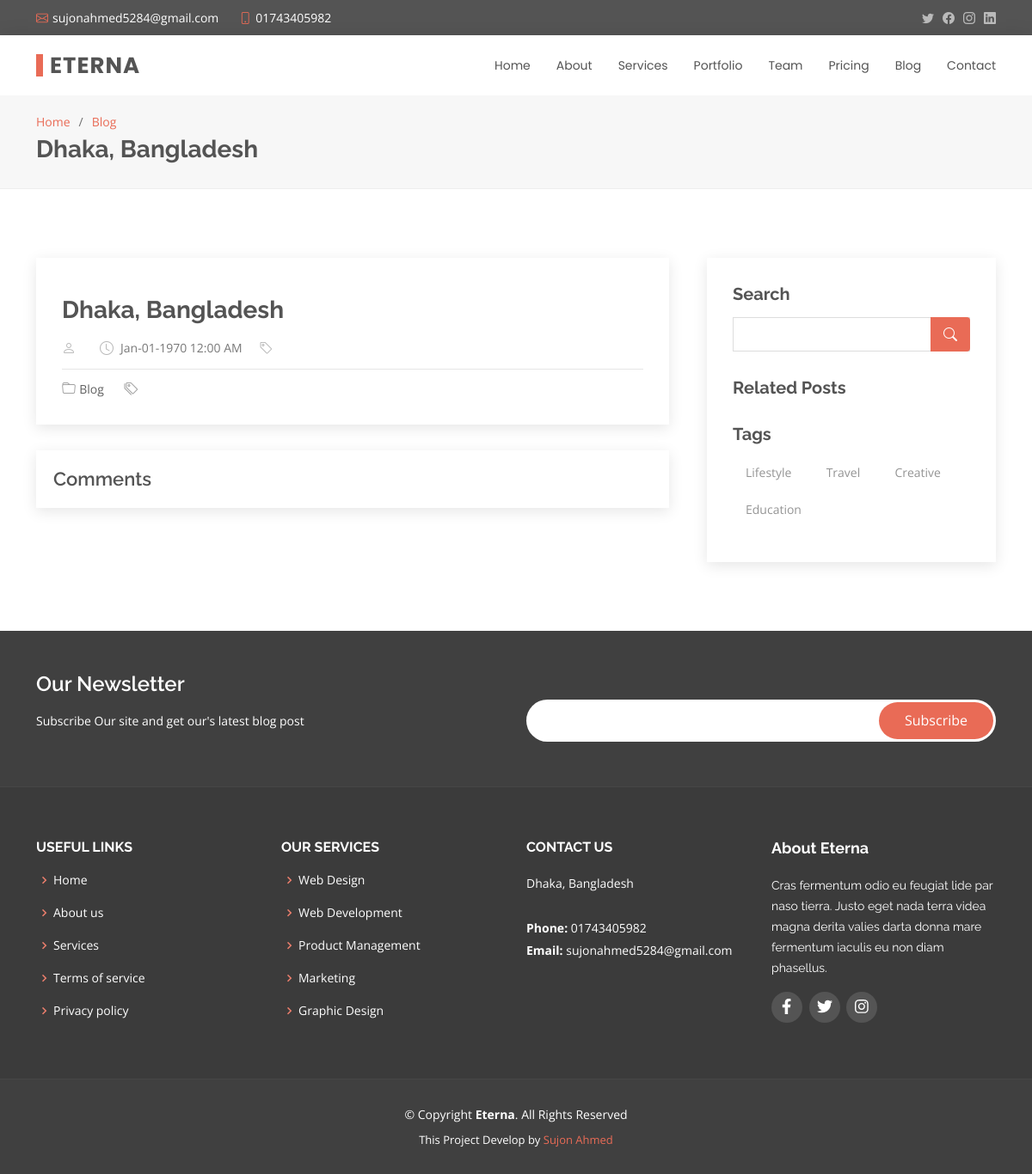
The page /blog-single.php on the database its author committed.
### tables this page shows
CREATE TABLE `address` (
  `address_id` int(11) NOT NULL,
  `address_title` varchar(255) NOT NULL,
  `map_link` varchar(500) NOT NULL,
  `address_created` datetime NOT NULL DEFAULT current_timestamp()
);

CREATE TABLE `blog_category` (
  `blog_cat_id` int(11) NOT NULL,
  `blog_cat_name` varchar(25) NOT NULL,
  `blog_cat_created_at` datetime NOT NULL DEFAULT current_timestamp()
);

CREATE TABLE `social` (
  `social_id` int(11) NOT NULL,
  `social_name` varchar(80) NOT NULL,
  `social_icon` varchar(50) NOT NULL,
  `social_link` varchar(255) NOT NULL,
  `social_created` datetime NOT NULL DEFAULT current_timestamp()
);

### admin/main.php (called while the page is built, shortened)
<?php
class Main
{
    protected $host = 'localhost';
    protected $user = 'root';
    protected $pass = '';
    protected $db = 'eterna';
    protected $con;
    public function __construct()
    {
        $this->con = new mysqli($this->host, $this->user, $this->pass, $this->db);
    }
    public function profile_retrives()
    {
        $this->sql = "SELECT * FROM `admin`";
        $this->result = $this->con->query($this->sql);
        if ($this->result == true) {
            return $this->result;
        } else {
            return false;
        }
    }
    public function get_cat()
    {
        $this->sql = "SELECT * FROM blog_category";
        $this->result = $this->con->query($this->sql);
        if ($this->result == true) {
            return $this->result;
        } else {
            return false;
        }
    }
    public function get_location()
    {
        $this->sql = "SELECT * FROM `address`";
        $this->result = $this->con->query($this->sql);
        if ($this->result == true) {
            return $this->result;
        } else {
            return false;
        }
    }
    public function get_social()
    {
        $this->sql = "SELECT * FROM `social`";
        $this->result = $this->con->query($this->sql);
        if ($this->result == true) {
            return $this->result;
        } else {
            return false;
        }
    }
}

### blog-single.php (the view, shortened to what this page needs)
<?php
  include 'font_header.php';
?>
  <main id="main">
    <section id="breadcrumbs" class="breadcrumbs">
      <div class="container">
        <ol>
          <li><a href="index.php">Home</a></li>
          <li><a href="blog.php">Blog</a></li>
        </ol>
        <h2><?php echo $title; ?></h2>
      </div>
    </section>
    <section id="blog" class="blog">
      <div class="container" data-aos="fade-up">
        <div class="row">
          <div class="col-lg-8 entries">
            <article class="entry entry-single">
              <div class="entry-img">
              </div>
              <h2 class="entry-title">
                <a href="blog-single.php?id=<?php echo $blog_id; ?>"><?php echo $title; ?></a>
              </h2>
              <div class="entry-meta">
                <ul>
                  <li class="d-flex align-items-center"><i class="bi bi-person"></i><a href="blog-single.php?id=<?php echo $blog_id; ?>"><?php echo $admin; ?></a></li>
                  <li class="d-flex align-items-center"><i class="bi bi-clock"></i><a href="blog-single.php?id=<?php echo $blog_id;?>"><?php echo date('M-d-Y h:i A',strtotime($blog_created)); ?></a></li>
                  <li class="d-flex align-items-center"><i class="bi bi-tag"></i><a href="blog-single.php?id=<?php echo $blog_id;?>"><?php echo $blog_cat; ?></a></li>
                </ul>
              </div>
              <div class="entry-footer">
                <i class="bi bi-folder"></i>
                <ul class="cats">
                  <li><a href="blog-single.php?id=<?php echo $blog_id;?>">Blog</a></li>
                </ul>
                <i class="bi bi-tags"></i>
              </div>
            </article>
            <div class="blog-author">
              <div>
                <h4>Comments</h4>
              </div>
            </div>
          </div>
          <div class="col-lg-4">
            <div class="sidebar">
              <h3 class="sidebar-title">Search</h3>
              <div class="sidebar-item search-form">
                <form action="">
                  <input type="text">
                  <button type="submit"><i class="bi bi-search"></i></button>
                </form>
              </div>
              <h3 class="sidebar-title">Related Posts</h3>
              <h3 class="sidebar-title">Tags</h3>
              <div class="sidebar-item tags">
                <ul>
                  <?php
                    if($get_blog_category->num_rows > 0){
                      while($cat = $get_blog_category->fetch_object()){
                        ?>
                          <li><a href="cat_wise_post.php?id=<?php echo $cat->blog_cat_id; ?>"><?php echo $cat->blog_cat_name; ?></a></li>
                        <?php
                      }
                    }
                  ?>
                </ul>
              </div>
            </div>
          </div>
        </div>
      </div>
    </section>
  </main>
  <?php include 'font_footer.php'; ?>

### font_header.php (shortened to what this page needs)
<?php
include 'admin/main.php';
$obj = new Main();
$email = $obj->profile_retrives();
if ($email->num_rows > 0) {
  while ($row = $email->fetch_object()) {
    $admin_email = $row->admin_email;
    $admin_phone = $row->admin_phone;
  }
}
$get_blog_category = $obj->get_cat();
$get_location = $obj->get_location();
if ($get_location->num_rows > 0) {
  while ($row = $get_location->fetch_object()) {
    $title = $row->address_title;
  }
}
$get_social_media = $obj->get_social();
?>
<!DOCTYPE html>
<html lang="en">
<head>
  <link href="assets/vendor/animate.css/animate.min.css" rel="stylesheet">
  <link href="assets/vendor/bootstrap/css/bootstrap.min.css" rel="stylesheet">
  <link href="assets/vendor/bootstrap-icons/bootstrap-icons.css" rel="stylesheet">
  <link href="assets/vendor/boxicons/css/boxicons.min.css" rel="stylesheet">
  <link href="assets/vendor/glightbox/css/glightbox.min.css" rel="stylesheet">
  <link href="assets/vendor/swiper/swiper-bundle.min.css" rel="stylesheet">
  <link href="assets/css/style.css" rel="stylesheet">
  <link rel="stylesheet" href="https://cdnjs.cloudflare.com/ajax/libs/font-awesome/5.15.4/css/all.min.css" />
</head>
<body>
  <section id="topbar" class="d-flex align-items-center">
    <div class="container d-flex justify-content-center justify-content-md-between">
      <div class="contact-info d-flex align-items-center">
        <i class="bi bi-envelope d-flex align-items-center"><a href="mailto:contact@example.com"><?php echo $admin_email; ?></a></i>
        <i class="bi bi-phone d-flex align-items-center ms-4"><span><?php echo $admin_phone; ?></span></i>
      </div>
      <div class="social-links d-none d-md-flex align-items-center">
        <a href="#" class="twitter"><i class="bi bi-twitter"></i></a>
        <a href="#" class="facebook"><i class="bi bi-facebook"></i></a>
        <a href="#" class="instagram"><i class="bi bi-instagram"></i></a>
        <a href="#" class="linkedin"><i class="bi bi-linkedin"></i></i></a>
      </div>
    </div>
  </section>
  <header id="header" class="d-flex align-items-center">
    <div class="container d-flex justify-content-between align-items-center">
      <div class="logo">
        <h1><a href="index.php">Eterna</a></h1>
      </div>
      <nav id="navbar" class="navbar">
        <ul>
          <li><a class="<?= (basename($_SERVER['PHP_SELF']) == "index.php") ? "active" : "" ?>" href="index.php">Home</a></li>
          <li><a class="<?= (basename($_SERVER['PHP_SELF']) == "about.php") ? "active" : "" ?>" href="about.php">About</a></li>
          <li><a class="<?= (basename($_SERVER['PHP_SELF']) == "services.php") ? "active" : "" ?>" href="services.php">Services</a></li>
          <li><a class="<?= (basename($_SERVER['PHP_SELF']) == "portfolio.php") ? "active" : "" ?>" href="portfolio.php">Portfolio</a></li>
          <li><a class="<?= (basename($_SERVER['PHP_SELF']) == "team.php") ? "active" : "" ?>" href="team.php">Team</a></li>
          <li><a class="<?= (basename($_SERVER['PHP_SELF']) == "pricing.php") ? "active" : "" ?>" href="pricing.php">Pricing</a></li>
          <li><a class="<?= (basename($_SERVER['PHP_SELF']) == "blog.php") ? "active" : "" ?>" href="blog.php">Blog</a></li>
          <li><a class="<?= (basename($_SERVER['PHP_SELF']) == "contact.php") ? "active" : "" ?>" href="contact.php">Contact</a></li>
        </ul>
      </nav>
    </div>
  </header>

### font_footer.php (shortened to what this page needs)
<footer id="footer">
<div class="footer-newsletter">
  <div class="container">
    <div class="row">
      <div class="col-lg-6">
        <h4>Our Newsletter</h4>
        <p>Subscribe Our site and get our's latest blog post</p>
      </div>
      <div class="col-lg-6">
        <form action="subscribe.php" method="POST">
          <input type="email" name="email"><input type="submit" name="submit" value="Subscribe">
        </form>
      </div>
    </div>
  </div>
</div>
<div class="footer-top">
  <div class="container">
    <div class="row">
      <div class="col-lg-3 col-md-6 footer-links">
        <h4>Useful Links</h4>
        <ul>
          <li><i class="bx bx-chevron-right"></i> <a href="#">Home</a></li>
          <li><i class="bx bx-chevron-right"></i> <a href="#">About us</a></li>
          <li><i class="bx bx-chevron-right"></i> <a href="#">Services</a></li>
          <li><i class="bx bx-chevron-right"></i> <a href="#">Terms of service</a></li>
          <li><i class="bx bx-chevron-right"></i> <a href="#">Privacy policy</a></li>
        </ul>
      </div>
      <div class="col-lg-3 col-md-6 footer-links">
        <h4>Our Services</h4>
        <ul>
          <li><i class="bx bx-chevron-right"></i> <a href="#">Web Design</a></li>
          <li><i class="bx bx-chevron-right"></i> <a href="#">Web Development</a></li>
          <li><i class="bx bx-chevron-right"></i> <a href="#">Product Management</a></li>
          <li><i class="bx bx-chevron-right"></i> <a href="#">Marketing</a></li>
          <li><i class="bx bx-chevron-right"></i> <a href="#">Graphic Design</a></li>
        </ul>
      </div>
      <div class="col-lg-3 col-md-6 footer-contact">
        <h4>Contact Us</h4>
        <p>
          <?php echo $title; ?> <br><br>
          <strong>Phone:</strong> <?php echo $admin_phone; ?><br>
          <strong>Email:</strong> <?php echo $admin_email; ?><br>
        </p>
      </div>
      <div class="col-lg-3 col-md-6 footer-info">
        <h3>About Eterna</h3>
        <p>Cras fermentum odio eu feugiat lide par naso tierra. Justo eget nada terra videa magna derita valies darta donna mare fermentum iaculis eu non diam phasellus.</p>
        <div class="social-links mt-3">
          <?php
            if($get_social_media->num_rows > 0){
              while($row = $get_social_media->fetch_object()){
                ?>
                  <a href="<?php echo $row->social_link; ?>" target="_blank" class="social"><i class="<?php echo $row->social_icon; ?>"></i></a>
                <?php
              }
            }
          ?>
        </div>
      </div>
    </div>
  </div>
</div>
<div class="container">
  <div class="copyright">
    &copy; Copyright <strong><span>Eterna</span></strong>. All Rights Reserved
  </div>
  <div class="credits">
    This Project Develop by <a target="_blank" href="https://github.com/Sujon-Ahmed">Sujon Ahmed</a>
  </div>
</div>
</footer>
</body>
</html>

### rows shown on the page
address: address_title "Dhaka, Bangladesh"
blog_category: blog_cat_name "Lifestyle"
blog_category: blog_cat_name "Travel"
blog_category: blog_cat_name "Creative"
blog_category: blog_cat_name "Education"

### other values the page prints
$admin_email "sujonahmed5284@gmail.com"
$admin_phone "01743405982"
date('M-d-Y h:i A',strtotime($blog_created)) "Jan-01-1970 12:00 AM"
